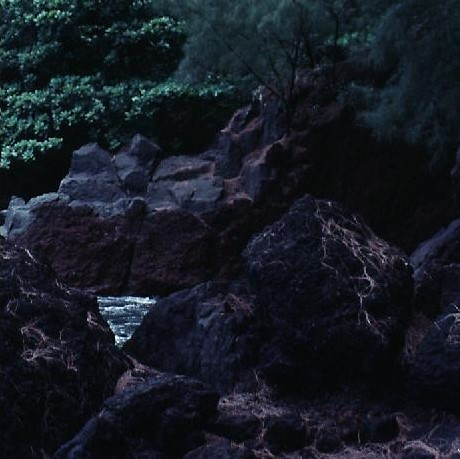
%> input picture sessionalassignment2/rocks.jpg, 460 x 459 px
$ octave assignment24.m   (GNU Octave 9; MATLAB toolbox functions it lacks are replaced by stand-ins)
%> lines starting %> are read from the running program, lines starting %| are printed output that depends on the picture
I = imread('img/rocks.jpg');
%> I is the input picture: size 459x460x3 uint8; mean R, G, B 22, 27.1, 35.9

% Plot the initial images
subplot(1, 3, 1), subimage(I), title('Original Image')
hold on

[h, w, d] = size(I);
%> h = 459; w = 460; d = 3

% Histogram Equalize each color plate
RGBhist = double(zeros(h, w, d));
RGBhist(:, :, 1) = histeq(I(:, :, 1));
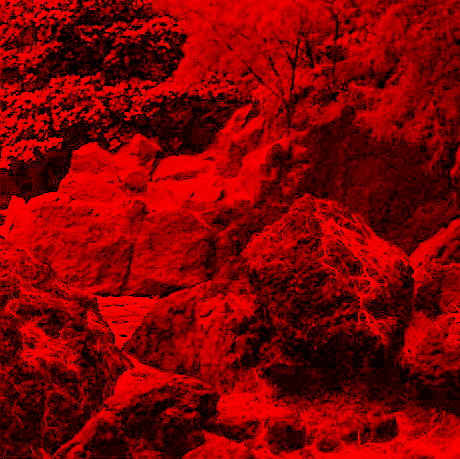
%> RGBhist: size 459x460x3 double; mean R, G, B 129.1, 0, 0
RGBhist(:, :, 2) = histeq(I(:, :, 2));
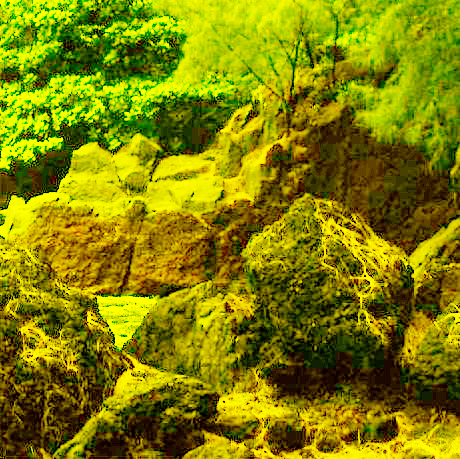
%> RGBhist: size 459x460x3 double; mean R, G, B 129.1, 128.9, 0
RGBhist(:, :, 3) = histeq(I(:, :, 3));
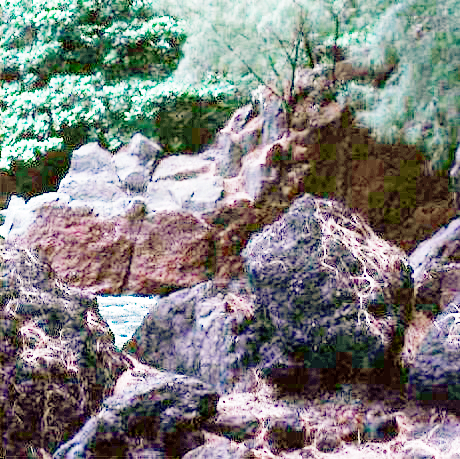
%> RGBhist: size 459x460x3 double; mean R, G, B 129.1, 128.9, 127.5

subplot(1, 3, 2), subimage(uint8(RGBhist)), title('RGB HE Image')
hold on

% Generate histrogram for each color plate
Hgrams = double(zeros(3, 100));
[Hgrams(1, :), edge1] = histcounts(I(:, :, 1), 100);
%> edge1 = 101 values from 0 to 241
[Hgrams(2, :), edge2] = histcounts(I(:, :, 2), 100);
%> edge2 = 101 values from 0 to 255
[Hgram3(3, :), edge3] = histcounts(I(:, :, 3), 100);
%> edge3 = 101 values from 0 to 255

% Generate average histogram
Hgram = mean(Hgrams, 1);
%> Hgram = 100 values, max 19378 at index 5, min 1.67 at index 97, mean 1407.6

% Apply average histogram to each color plate
RGBhist2 = double(zeros(h, w, d));
RGBhist2(:, :, 1) = histeq(I(:, :, 1), Hgram);
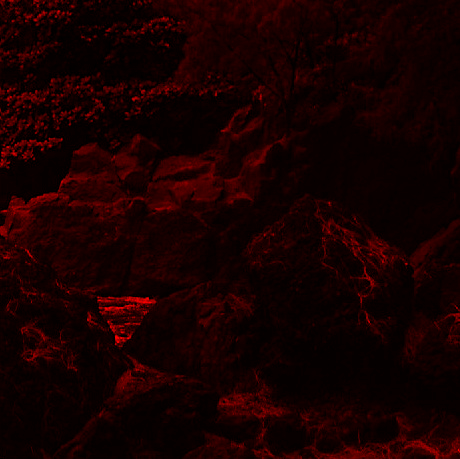
%> RGBhist2: size 459x460x3 double; mean R, G, B 23.3, 0, 0
RGBhist2(:, :, 2) = histeq(I(:, :, 2), Hgram);
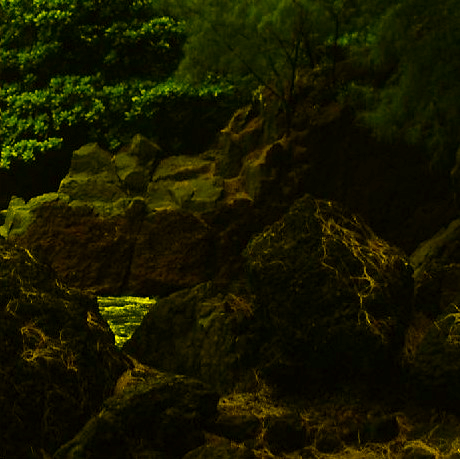
%> RGBhist2: size 459x460x3 double; mean R, G, B 23.3, 23.5, 0
RGBhist2(:, :, 3) = histeq(I(:, :, 3), Hgram);

subplot(1, 3, 3), subimage(uint8(RGBhist2)), title('Average HE Image')
hold off
